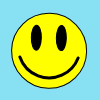
Frame 1 (no input)
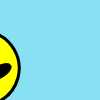
Frame 60 (no input)
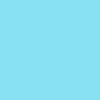
Frame 120 (the mouse pressed at the canvas centre since frame 60)

The p5.js sketch that drew these frames (run headless with seeded random() and noise() and a simulated clock; from frame 60 on, the mouse is pressed at the canvas centre):

// p5.js sketch
// ── sketch.js
function setup() {
  createCanvas(100, 100);
}

function draw() {
  background(136,225,243);
  angleMode(DEGREES); 
 
  
  rotate(frameCount);
  translate(50,50);
  smiley();
}

function smiley(){  
  
  //draw head
  fill(255,255,0);
  ellipse(0,0,75,75);

  //draw eyes
  fill(0);
  ellipse(12,-13,10,25);
  ellipse(-13,-13,10,25);

  //draw smile
  noFill();
  strokeWeight(3);  
  arc(0,-4,62,62,20,160);
  
  //Draw Center
  fill(255,0,0);
 // ellipse(0,0,3);
}
